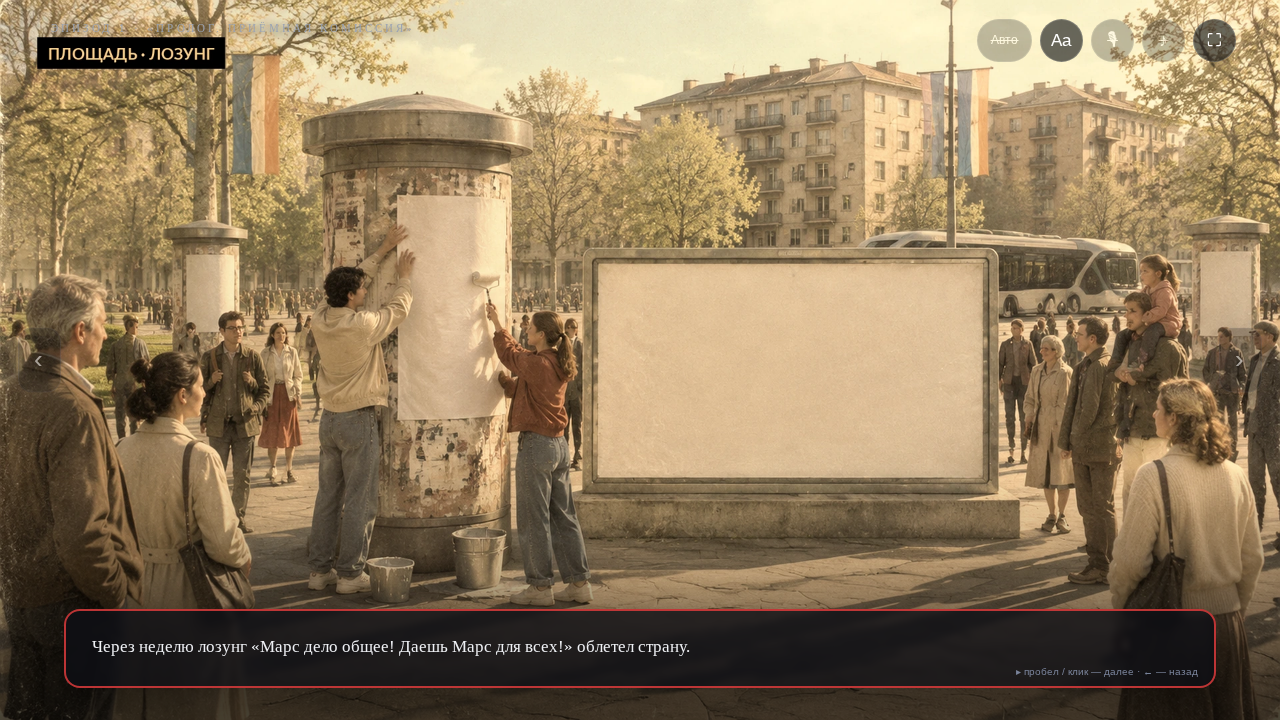
#> input picture _sat/demo_s5a_no_ovl.png, 1280 x 720 px
$ python _panel_only.py
#> lines starting #> are read from the running program, lines starting #| are printed output that depends on the picture
# -*- coding: utf-8 -*-
"""Крупный кроп ТОЛЬКО панели (без слоя) — есть ли в кадре нарисованные буквы."""
import os
from PIL import Image

HERE = os.path.dirname(os.path.abspath(__file__))

ROOT = os.path.dirname(os.path.dirname(HERE))
p = os.path.join(ROOT, '_sat', 'demo_s5a_no_ovl.png')
im = Image.open(p).convert('RGB')
#> im is the input picture: PIL image 1280x720 RGB; mean R, G, B 142.1, 121.3, 91.4
W, H = im.size
#> W = 1280; H = 720
k = W / 2400.0
#> k = 0.533
box = (int(1119 * k), int(505 * k), int(1848 * k), int(890 * k))
#> box = (596, 269, 985, 474)
c = im.crop(box)
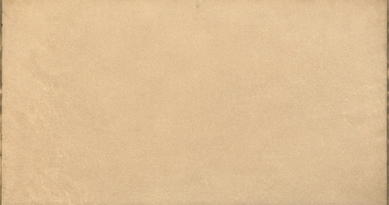
#> c: PIL image 389x205 RGB; mean R, G, B 221.2, 190, 149.8
c = c.resize((c.size[0] * 4, c.size[1] * 4), Image.LANCZOS)
#> c: PIL image 1556x820 RGB
o = os.path.join(ROOT, '_sat', 'panel_only.png')
c.save(o)
print('crop', box, '->', c.size)
#| crop (596, 269, 985, 474) -> (1556, 820)

# и та же панель в финальном PNG (2400-пространство, без слоя движка)
f = Image.open(os.path.join(ROOT, 'assets', 'final', 'prolog', 's5a.png')).convert('RGB')
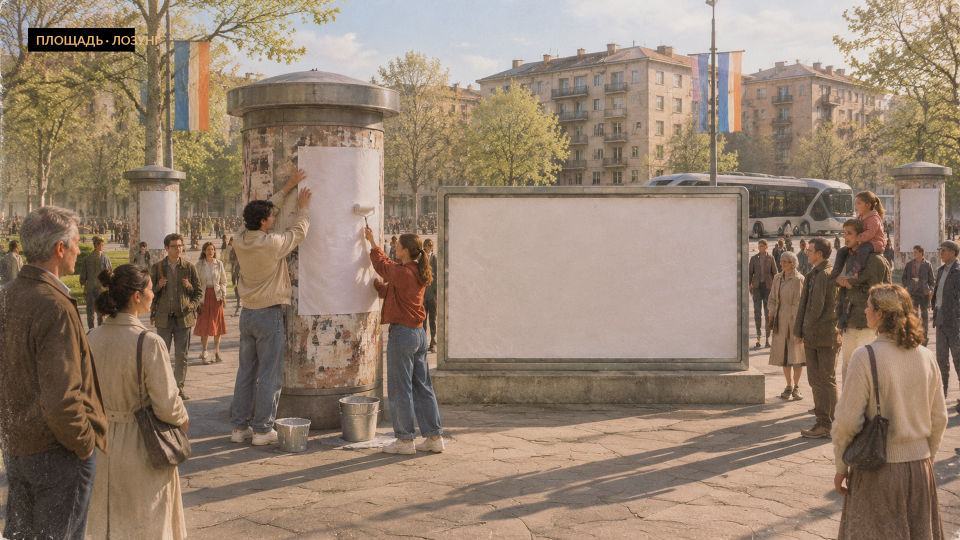
#> input picture assets/final/prolog/s5a.png, 1920 x 1080 px (shown at 1/2 size)
#> f is the input picture: PIL image 1920x1080 RGB; mean R, G, B 148.3, 128.7, 111.2
k2 = f.size[0] / 2400.0
#> k2 = 0.8
c2 = f.crop((int(1119 * k2), int(505 * k2), int(1848 * k2), int(890 * k2)))
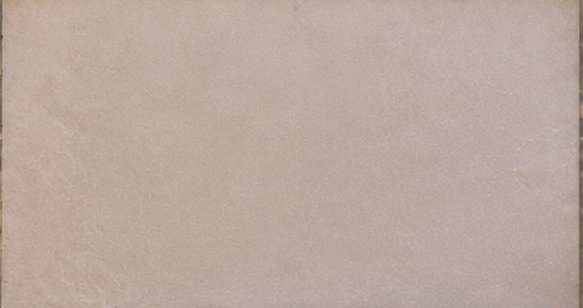
#> c2: PIL image 583x308 RGB; mean R, G, B 188.2, 168.1, 159.3
c2 = c2.resize((c2.size[0] * 2, c2.size[1] * 2), Image.LANCZOS)
#> c2: PIL image 1166x616 RGB
o2 = os.path.join(ROOT, '_sat', 'panel_final.png')
c2.save(o2)
print('final crop ->', c2.size)
#| final crop -> (1166, 616)
